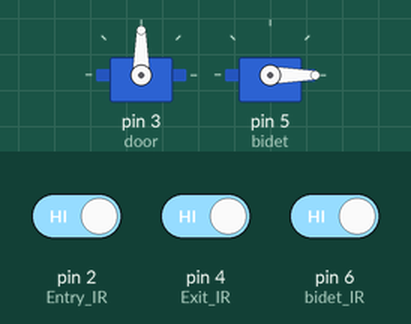
Recording of a sketch running on a simulated Arduino Uno, built with avr-gcc and run on an emulated ATmega328P. Shown: 2 × servo. The inputs (shaded band) are chosen by the test bench; at power-on: pin 2 (Entry_IR) HIGH, pin 6 (bidet_IR) HIGH, pin 4 (Exit_IR) HIGH.

Above: at 1.2 s.
1.3 s: pin 2 (Entry_IR) driven LOW
At 2.4 s:
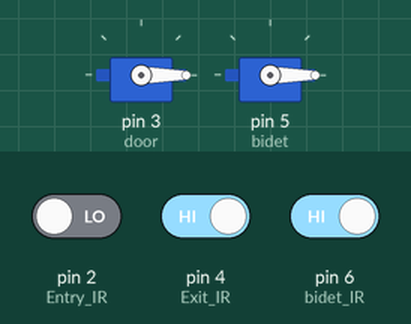
2.8 s: pin 2 (Entry_IR) driven HIGH
At 3.6 s:
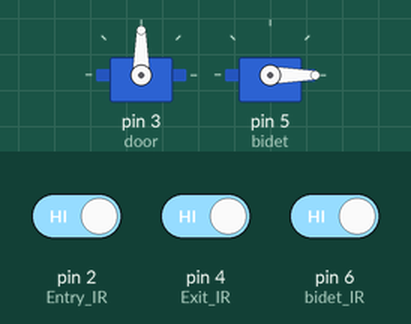
4.3 s: pin 6 (bidet_IR) driven LOW
7.3 s: pin 4 (Exit_IR) driven LOW
At 8.2 s:
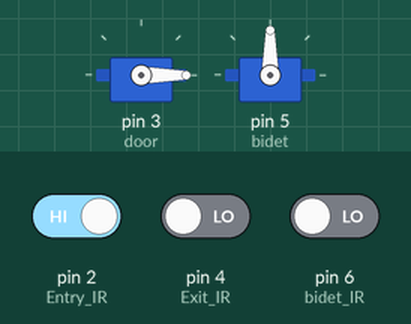
8.8 s: pin 4 (Exit_IR) driven HIGH
At 9.3 s:
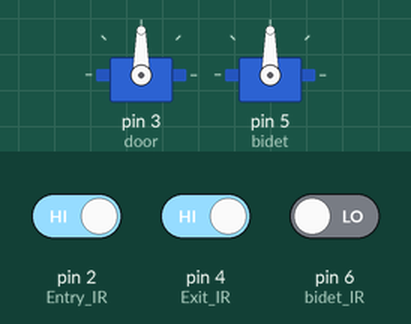
Timing chart, 0 to 11.3 s (numbered marks = the images above; inputs shaded):
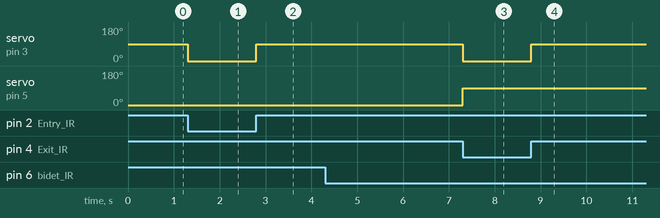

Measured:
- after the input at 1.3 s, servo on pin 3 (door): 90° → 0° at once
- after the input at 2.8 s, servo on pin 3 (door): 0° → 90° at once
- after the input at 4.3 s, servo on pin 5 (bidet): 0° → 90° after 3.0 s
- after the input at 7.3 s, servo on pin 3 (door): 90° → 0° at once
- after the input at 8.8 s, servo on pin 3 (door): 0° → 90° at once

The sketch:

door.ino
```cpp
#include <Servo.h>
int s1,s2,s3;
int pos;
int var = 0;
Servo door;
Servo bidet;
bool userDetected = false; // Flag to track user detection
unsigned long detectionStartTime; // Timestamp when user is first detected
void setup() {
  door.attach(3); // Servo door
  pinMode(2,INPUT); // Entry IR
  pinMode(4,INPUT); // Exit IR
  bidet.attach(5);  // bidet Servo
  pinMode(6,INPUT); // bidet IR

}

void loop() {
s1 = digitalRead(2);
s2 = digitalRead(4);
s3 = digitalRead(6);

  if(s1==0 or s2==0)
  {
    pos=0;
    //For opening gate from both sides
    door.write(pos);
      }
  if(s1==1 and s2==1)
  {
    pos=90;
    door.write(pos);
  }
   if (s3 == 0) {
    // User is detected
    if (!userDetected) {
      // Record the time when the user is first detected
      detectionStartTime = millis();
      userDetected = true;
    }
   }
   else {
    // User is not detected
    userDetected = false;
  }
  // Check if the user has been detected for 3 seconds
  if (userDetected && (millis() - detectionStartTime >= 3000)) {
    bidet.write(90); // Turn on the bidet servo
  }
  else {
    bidet.write(0); // Turn on the bidet servo
  }

}
```
